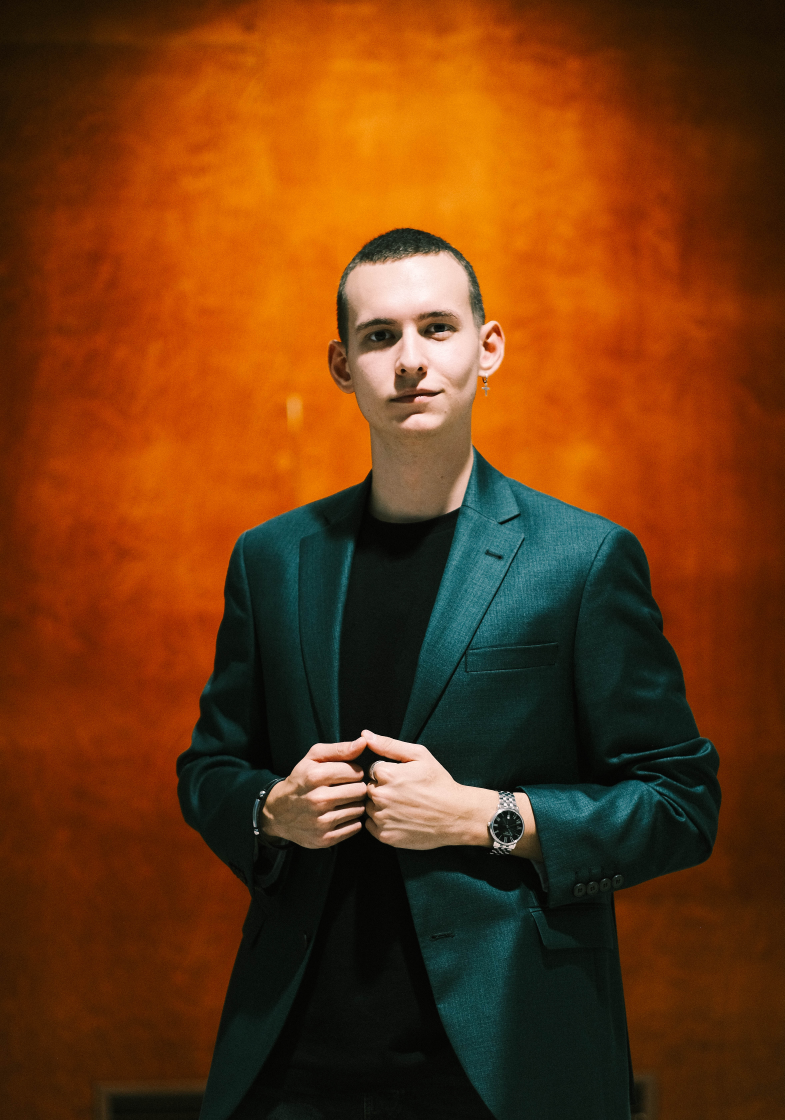
#> input picture assets/team/Mario.P.jpg, 3923 x 5600 px (shown at 1/5 size)
$ python optimize-images.py ../assets/laager/laager-01.jpg
#> lines starting #> are read from the running program, lines starting #| are printed output that depends on the picture
"""Create web-sized image variants while preserving the original files."""

from pathlib import Path
from hashlib import sha256
import json
import sys

from PIL import Image, ImageOps


ROOT = Path(__file__).resolve().parents[1]


def save_webp(source: Path, destination: Path, max_width: int, quality: int) -> None:
#> called with max_width = 480, quality = 86
    with Image.open(source) as opened:
#> opened is the input picture: PIL image 3923x5600 RGB; mean R, G, B 109.3, 57.4, 18.7
        image = ImageOps.exif_transpose(opened)
        width, height = image.size
#> width = 3923; height = 5600

        if width > max_width:
            target_height = round(height * max_width / width)
#> target_height = 685
            image = image.resize(
                (max_width, target_height),
                Image.Resampling.LANCZOS,
            )
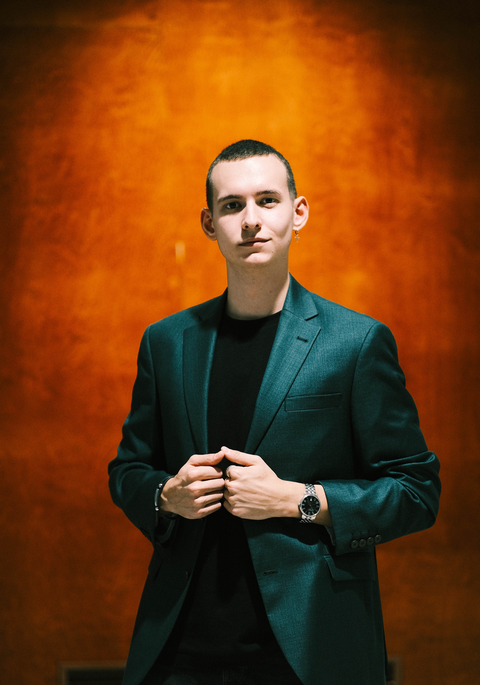
#> image: PIL image 480x685 RGB; mean R, G, B 109.3, 57.4, 18.7

        destination.parent.mkdir(parents=True, exist_ok=True)
        image.save(destination, "WEBP", quality=quality, method=6)

        size_kib = destination.stat().st_size / 1024
        print(
            f"{destination.relative_to(ROOT)}: "
            f"{image.width}x{image.height}, {size_kib:.0f} KiB"
        )
#| assets/team/optimized/Mario.P-6d6c61f6db85-480.webp: 480x685, 25 KiB


def optimize_team() -> None:
    source_dir = ROOT / "assets" / "team"
    output_dir = source_dir / "optimized"

    # Exact uploaded filenames; content hashes prevent stale browser/CDN portraits.
    filenames = (
        "Mario.P.jpg", "Jekaterina.R.jpg", "Mihhail.K.jpg", "Mihhail.S.jpg",
        "Erik.K.jpg", "Sofia.G.jpg", "Andrei.O.jpg", "Egor.S.jpg",
    )
    report = []
    for filename in filenames:
        source = source_dir / filename
        digest = sha256(source.read_bytes()).hexdigest()[:12]
        variants = []
        for width in (480, 960):
            destination = output_dir / f"{source.stem}-{digest}-{width}.webp"
            save_webp(source, destination, max_width=width, quality=86)
            with Image.open(destination) as image:
                variants.append(dict(path=destination.relative_to(ROOT).as_posix(),
                                     width=image.width, height=image.height,
                                     bytes=destination.stat().st_size))
        report.append(dict(source=filename, originalBytes=source.stat().st_size,
                           variants=variants))
#> pass 2 of the loop in optimize_team, `for filename in filenames:`:
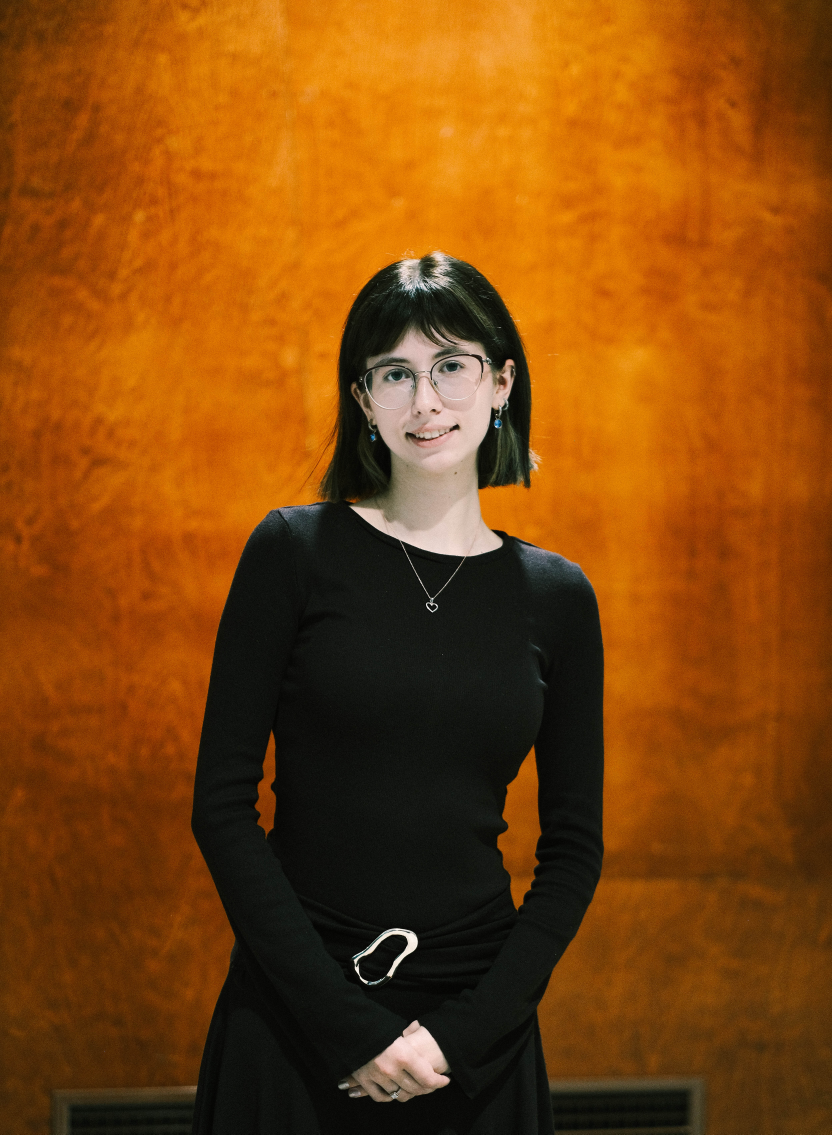
#> input picture assets/team/Jekaterina.R.jpg, 4160 x 5671 px (shown at 1/5 size)
#> in save_webp, opened is the input picture: PIL image 4160x5671 RGB; mean R, G, B 129.1, 70, 12.9
#> in save_webp (call 3), `image = image.resize( (max_width, target_height), Image.Resampling.LAN..`:
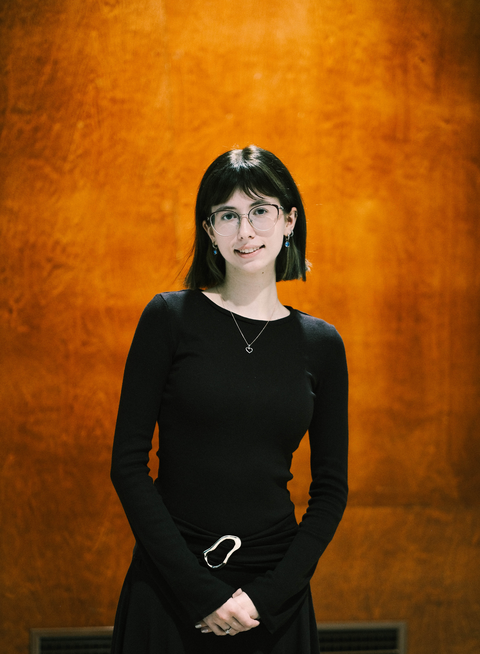
#> image: PIL image 480x654 RGB; mean R, G, B 129.1, 70, 12.9
#> pass 3 of the loop in optimize_team, `for filename in filenames:`:
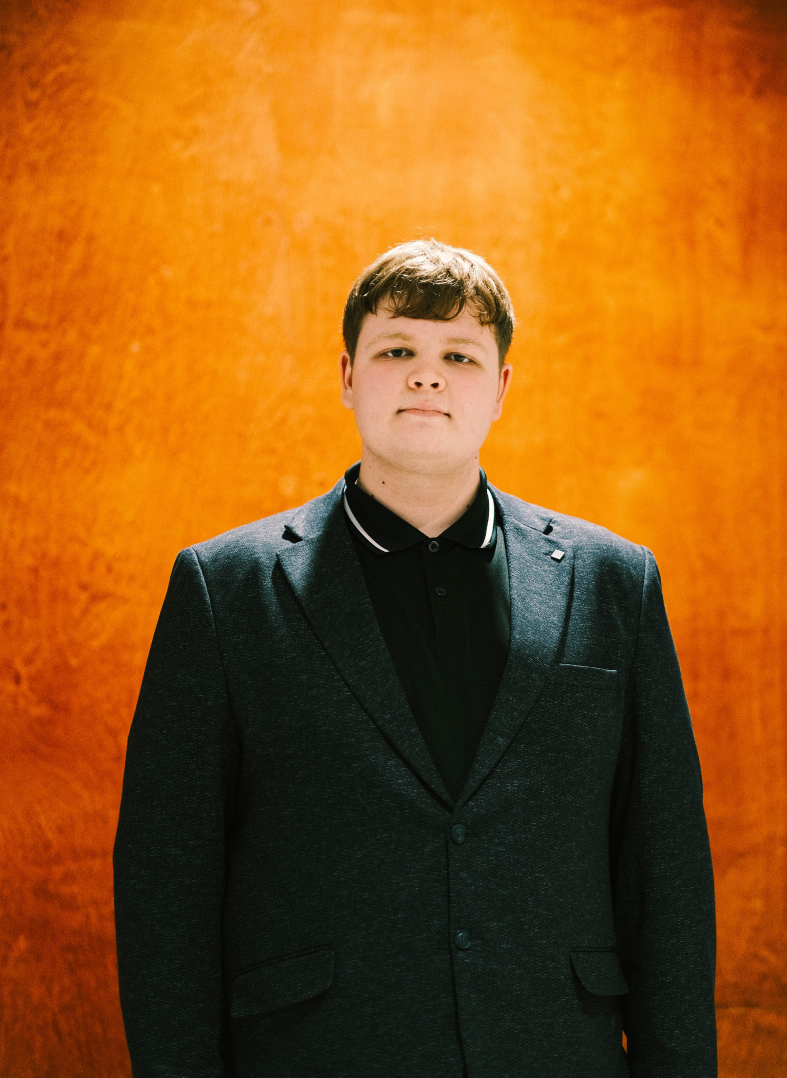
#> input picture assets/team/Mihhail.K.jpg, 3935 x 5387 px (shown at 1/5 size)
#> in save_webp, opened is the input picture: PIL image 3935x5387 RGB; mean R, G, B 147.4, 86.4, 22.3
#> in save_webp (call 5), `image = image.resize( (max_width, target_height), Image.Resampling.LAN..`:
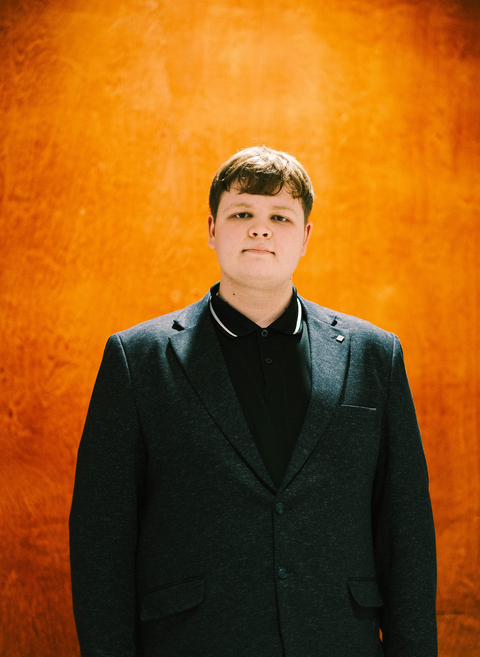
#> image: PIL image 480x657 RGB; mean R, G, B 147.4, 86.4, 22.3
#> the loop made 5 passes; the first 3 are shown
    (output_dir / "report.json").write_text(json.dumps(report, indent=2) + "\n")


# [61 lines left out: functions optimize_gala, optimize_street_dance, optimize_news, optimize_icons, not called in this run]


if __name__ == "__main__":
#> (the run stopped early here; a loop or call above may not have finished)
